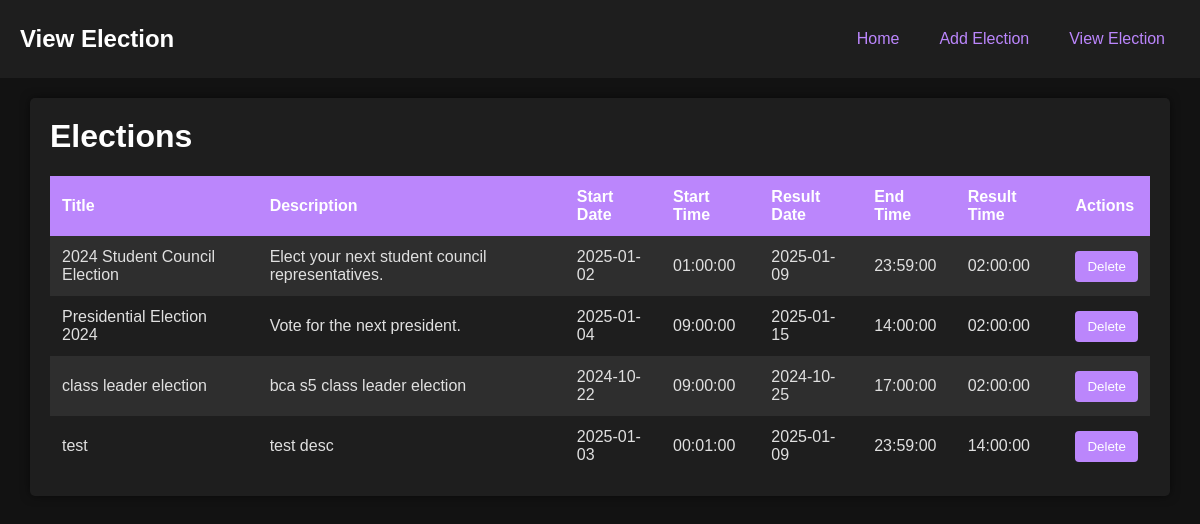
/html/viewelection.php, run on the app's committed database.
### tables this page shows
CREATE TABLE `election` (
  `title` varchar(30) NOT NULL,
  `description` varchar(255) NOT NULL,
  `start_date` date NOT NULL,
  `result_date` date NOT NULL,
  `result_time` time DEFAULT NULL,
  `election_id` int(10) NOT NULL,
  `start_time` time NOT NULL,
  `end_time` time NOT NULL
);

### html/viewelection.php (the view, shortened to what this page needs)
<html>
<head>
    <link rel="stylesheet" href="../css/viewelection.css">
</head>
<body>
    <nav class="ViewElectionNav">
        <h1 class="ViewElectionNavHeading">View Election</h1>
        <div class="ViewElectionNavContainer">
            <a href="admindashboard.php">Home</a>
            <a href="manageelection.php">Add Election</a>
            <a href="viewelection.php">View Election</a>
        </div>
    </nav>
    <div class="ViewElectionBodyContainer">
        <h1>Elections</h1>
        <?php
        require_once 'dbcon.php';
        $sql = "SELECT * FROM `election`";
        $data = mysqli_query($conn, $sql);
        if (mysqli_num_rows($data) > 0) {
            echo "<table>";
            echo "<tr>";
            echo "<th>Title</th>";
            echo "<th>Description</th>";
            echo "<th>Start Date</th>";
            echo "<th>Start Time</th>";
            echo "<th>Result Date</th>";
            echo "<th>End Time</th>";
            echo "<th>Result Time</th>";
            echo "<th>Actions</th>";
            echo "</tr>";
            while ($row = mysqli_fetch_assoc($data)) {
                $id = $row['election_id'];
                echo "<tr>";
                echo "<td>" . htmlspecialchars($row['title']) . "</td>";
                echo "<td>" . htmlspecialchars($row['description']) . "</td>";
                echo "<td>" . htmlspecialchars($row['start_date']) . "</td>";
                echo "<td>" . htmlspecialchars($row['start_time']) . "</td>";
                echo "<td>" . htmlspecialchars($row['result_date']) . "</td>";
                echo "<td>" . htmlspecialchars($row['end_time']) . "</td>";
                echo "<td>" . htmlspecialchars($row['result_time']) . "</td>";
                echo "<td>
                        <form method='POST' style='display:inline;'>
                            <button value='$id' name='electiondel' type='submit'>Delete</button>
                        </form>
                      </td>";
                echo "</tr>";
            }
            echo "</table>";
        } else {
            echo "<p>No elections found.</p>";
        }
        ?>
    </div>
</body>
</html>

### css/viewelection.css (style rules this page uses)
body { font-family: Arial, sans-serif; margin: 0; padding: 0; background-color: #121212; color: #e0e0e0; }
.ViewElectionNav { background-color: #1e1e1e; color: #ffffff; padding: 20px; display: flex; justify-content: space-between; align-items: center; }
.ViewElectionNav h1 { margin: 0; font-size: 24px; }
.ViewElectionNavContainer { display: flex; }
.ViewElectionNavContainer a { color: #bb86fc; text-decoration: none; padding: 10px 15px; border-radius: 4px; transition: background-color 0.3s, color 0.3s; margin-left: 10px; font-weight: 500; }
.ViewElectionBodyContainer { max-width: 1100px; margin: 20px auto; background-color: #1e1e1e; padding: 20px; border-radius: 5px; box-shadow: 0 0 10px rgba(0, 0, 0, 0.5); }
.ViewElectionBodyContainer h1 { margin-top: 0; color: #ffffff; }
table { width: 100%; border-collapse: collapse; }
th, td { padding: 12px; text-align: left; }
th { background-color: #bb86fc; color: #ffffff; }
tr:nth-child(even) { background-color: #2e2e2e; }
button { background-color: #bb86fc; color: #ffffff; border: none; padding: 8px 12px; border-radius: 4px; cursor: pointer; transition: background-color 0.3s; }

### data on the page
election: title "2024 Student Council Election", description "Elect your next student council representatives.", start_date "2025-01-02", start_time "01:00:00", result_date "2025-01-09", end_time "23:59:00", result_time "02:00:00", $id 1 (drawn)
election: title "Presidential Election 2024", description "Vote for the next president.", start_date "2025-01-04", start_time "09:00:00", result_date "2025-01-15", end_time "14:00:00", result_time "02:00:00", $id 5 (drawn)
election: title "class leader election", description "bca s5 class leader election", start_date "2024-10-22", start_time "09:00:00", result_date "2024-10-25", end_time "17:00:00", result_time "02:00:00", $id 7 (drawn)
election: title "test", description "test desc", start_date "2025-01-03", start_time "00:01:00", result_date "2025-01-09", end_time "23:59:00", result_time "14:00:00", $id 10 (drawn)
